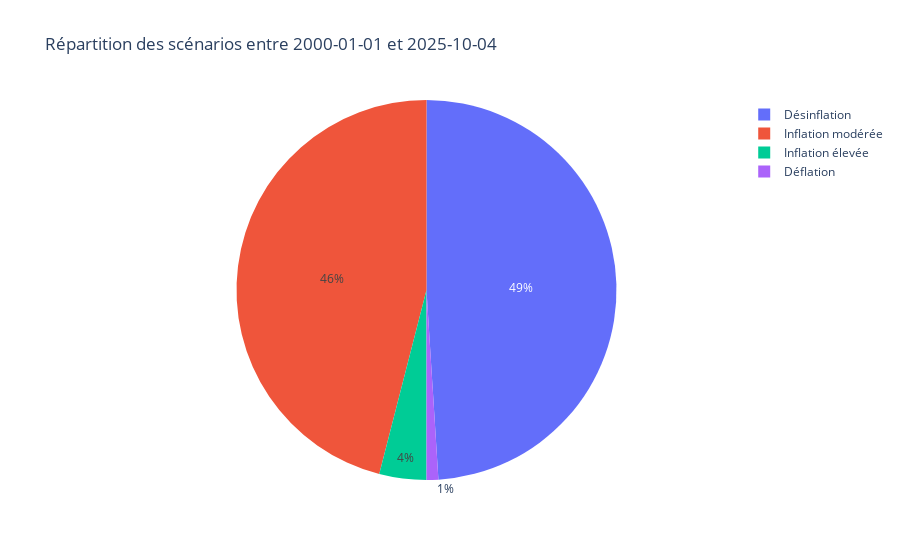

Source (notebook cell):
### Code cell
start_date = '2000-01-01'
end_date = datetime.today().strftime('%Y-%m-%d')

filtered_data = merged_data[(merged_data['date'] >= start_date) & (merged_data['date'] <= end_date)]

scenario_counts = filtered_data['Scenario'].value_counts().reset_index()
scenario_counts.columns = ['Scenario', 'Count']

fig = px.pie(scenario_counts, values='Count', names='Scenario', title=f'Répartition des scénarios entre {start_date} et {end_date}')
fig.show()

### Figure 1 — Plotly figure (JSON) as saved in the notebook; plotly's stock layout.template omitted (floating-point values rounded to 4 significant figures)
{"data": [{"domain": {"x": [0, 1], "y": [0, 1]}, "hovertemplate": "Scenario=%{label}<br>Count=%{value}<extra></extra>", "labels": ["Désinflation", "Inflation modérée", "Inflation élevée", "Déflation"], "legendgroup": "", "name": "", "showlegend": true, "type": "pie", "values": [49, 46, 4, 1]}], "layout": {"legend": {"tracegroupgap": 0}, "title": {"text": "Répartition des scénarios entre 2000-01-01 et 2025-10-04"}}}
